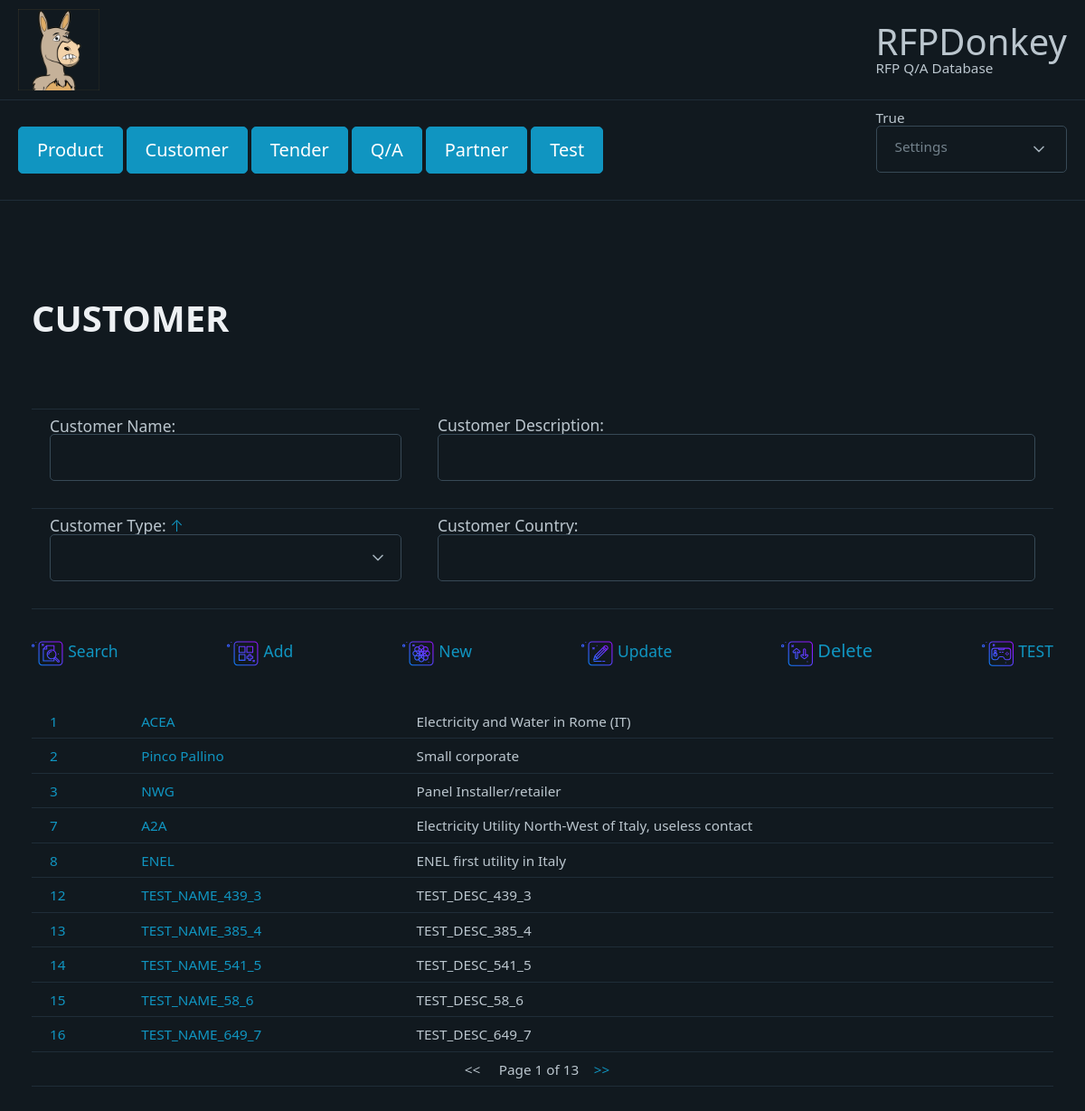
Screenshot of /customer_new/1/1/ (signed in) with the database file from the repository.
### RFPDonkey/models.py (models this page shows, shortened)
class customer(models.Model):
    customer_name = models.CharField(max_length=200,null=False)
    customer_description = models.CharField(max_length=200)
    customer_type = models.ForeignKey(customer_type, on_delete=models.CASCADE)
    customer_country = models.CharField(max_length=200, default="None")

### RFPDonkey/views.py (the view)
# urls.py: path('customer_new/<int:c_page>/<int:t_pages>/',views.customer_new,name="customer_new"),
@csrf_protect
def customer_new(request,c_page,t_pages):
    previous = False
    next = False
    start_page = (c_page-1)*items_per_page
    cust = customer.objects.all()[start_page:start_page+items_per_page]
    cust_types = customer_type.objects.all()
    template = loader.get_template("customer.html")
    t_pages = math.ceil(customer.objects.all().count()/items_per_page)
    if (c_page>1):
        previous = True
    if (c_page<t_pages):
        next = True
    context = {
        "c_page":int(c_page),
        "t_pages":t_pages,
        "prev_pg":previous,
        "next_pg":next,
        "customers":cust,
        "customer_types":cust_types,
         "auth":  request.session["AUTH"]
    }
    return HttpResponse(template.render(context, request))

### RFPDonkey/models.py (called while the page is built)
    def __str__(self):
        return self.customer_type_name

### RFPDonkey/templates/customer.html (shortened to what this page needs)
{% extends "base.html" %}
{% load static %}
{% block container %}
<html data-theme="dark">
    <head>
    </head>
    <body>
        <h1>CUSTOMER </h1>
        <center>
            <form action="" name="frm" id="frm">
                <table>
                    <tr>
                        <td>
                        </td>
                    </tr>
                    <tr>
                        <td>Customer Name: <input type="text" size="50" name="customer_name"></td>
                        <td>Customer Description: <input type="text" name = "customer_description" size="100"></td>
                    </tr>
                    <tr>
                        <td>
                        Customer Type: <a href="javascript:CustomerTypeLookUp()" class="outline" width="5%">&#8593;</a>
                        <select name="customer_type" id="">
                            <option value=""></option>
                            {% for ct in customer_types%}
                            <option value="{{ct}}">{{ct.customer_type_name}}</option>
                            {% endfor %}
                        </select>
                        </td>
                        <td>
                                Customer Country: <input type="text" size="50" name="customer_country">
                        </td>
                    </tr>
                </table>
            </form>
        </center>
        <nav>
            <a role ="menuitem" href="javascript:CustSearch(1,1,0)" >
                <small>Search </small>
              </a>
              <a role ="menuitem" href="javascript:CustAdd(1,1,0)">
                <small>Add</small>
              </a>
              <a role ="menuitem" href="javascript:CustNew()">
                <small>New</small>
              </a>
              <a role ="menuitem" href="javascript:CustUpdate(1,1,0)">
                <small>Update</small>
              </a>
              <a role ="menuitem" href="javascript:CustDelete(1,1,0)">
                <smalll>Delete</smalll>
              </a>
              <a role ="menuitem" href="javascript:Test()">
                <small>TEST</small>
              </a>
        </nav>
        <br><br>
        <table>
            {% for c in customers %}
            <tr>
                <td>
                <small>
                <a href="javascript:CustSelection('{{c.id}}','{{c.customer_name}}','{{c.customer_description}}','{{c.customer_type}}','{{c.customer_country}}')">{{c.id}}</a>
                </small>
                </td>
                <td><small><a href="javascript:CustSelection('{{c.id}}','{{c.customer_name}}','{{c.customer_description}}','{{c.customer_type}}','{{c.customer_country}}')">{{c.customer_name}}</a></small></td>
                <td><small>{{c.customer_description}}</small></td>
            </tr>
            {% endfor %}
            <tr>
                <td colspan = "3">
                    <center>
                        {% if prev_pg %}
                        <small> 	<a href="javascript:Customer({{c_page}},{{t_pages}},-1)">&lt;&lt; </a> &nbsp;&nbsp;&nbsp;</small>
                        {% else %}
                        <small> &lt;&lt;  &nbsp;&nbsp;&nbsp;</small>
                        {%endif%}
                        <small> Page {{c_page}} of {{t_pages}}</small>
                        {% if next_pg %}
                        <small>&nbsp;&nbsp;&nbsp;<a href="javascript:Customer({{c_page}},{{t_pages}},1)">&gt;&gt;</a>&nbsp;&nbsp;&nbsp;</small>
                        {%else%}
                        <small>&nbsp;&nbsp;&nbsp;&gt;&gt;&nbsp;&nbsp;&nbsp;</small>
                        {% endif %}
                    </center>
                </td>
            </tr>
        </table>
    </body>
</html>
{% endblock %}

### rows the page displays
customer: id "1", customer_name "ACEA", customer_description "Electricity and Water in Rome (IT)"
customer: id "2", customer_name "Pinco Pallino", customer_description "Small corporate"
customer: id "3", customer_name "NWG", customer_description "Panel Installer/retailer"
customer: id "7", customer_name "A2A", customer_description "Electricity Utility North-West of Italy, useless contact"
customer: id "8", customer_name "ENEL", customer_description "ENEL first utility in Italy"
customer: id "12", customer_name "TEST_NAME_439_3", customer_description "TEST_DESC_439_3"
customer: id "13", customer_name "TEST_NAME_385_4", customer_description "TEST_DESC_385_4"
customer: id "14", customer_name "TEST_NAME_541_5", customer_description "TEST_DESC_541_5"
customer: id "15", customer_name "TEST_NAME_58_6", customer_description "TEST_DESC_58_6"
customer: id "16", customer_name "TEST_NAME_649_7", customer_description "TEST_DESC_649_7"

### other values shown
{{ auth }} "True"
{{ c_page }} "1"
{{ t_pages }} "13"
